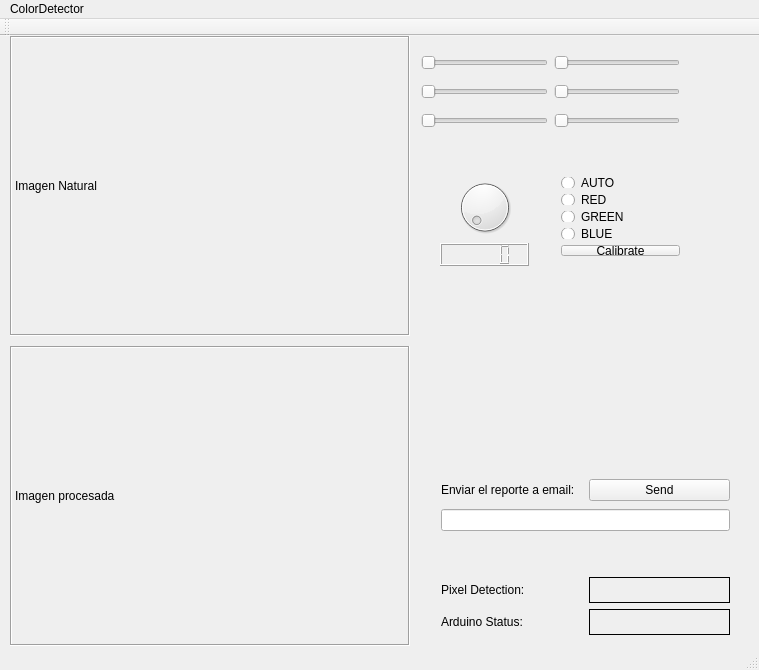
<?xml version="1.0" encoding="UTF-8"?>
<ui version="4.0">
 <class>MainWindow</class>
 <widget class="QMainWindow" name="MainWindow">
  <property name="geometry">
   <rect>
    <x>0</x>
    <y>0</y>
    <width>759</width>
    <height>670</height>
   </rect>
  </property>
  <property name="windowTitle">
   <string>MainWindow</string>
  </property>
  <widget class="QWidget" name="centralWidget">
   <widget class="QLabel" name="label">
    <property name="geometry">
     <rect>
      <x>10</x>
      <y>0</y>
      <width>400</width>
      <height>300</height>
     </rect>
    </property>
    <property name="frameShape">
     <enum>QFrame::Box</enum>
    </property>
    <property name="frameShadow">
     <enum>QFrame::Sunken</enum>
    </property>
    <property name="text">
     <string>Imagen Natural</string>
    </property>
   </widget>
   <widget class="QLabel" name="label_2">
    <property name="geometry">
     <rect>
      <x>10</x>
      <y>310</y>
      <width>400</width>
      <height>300</height>
     </rect>
    </property>
    <property name="frameShape">
     <enum>QFrame::Box</enum>
    </property>
    <property name="frameShadow">
     <enum>QFrame::Sunken</enum>
    </property>
    <property name="text">
     <string>Imagen procesada</string>
    </property>
   </widget>
   <widget class="QWidget" name="horizontalLayoutWidget">
    <property name="geometry">
     <rect>
      <x>410</x>
      <y>0</y>
      <width>281</width>
      <height>111</height>
     </rect>
    </property>
    <layout class="QHBoxLayout" name="horizontalLayout_2">
     <item>
      <layout class="QVBoxLayout" name="verticalLayout_3">
       <item>
        <widget class="QSlider" name="Amin">
         <property name="maximum">
          <number>255</number>
         </property>
         <property name="orientation">
          <enum>Qt::Horizontal</enum>
         </property>
        </widget>
       </item>
       <item>
        <widget class="QSlider" name="Bmin">
         <property name="maximum">
          <number>255</number>
         </property>
         <property name="orientation">
          <enum>Qt::Horizontal</enum>
         </property>
        </widget>
       </item>
       <item>
        <widget class="QSlider" name="Cmin">
         <property name="maximum">
          <number>255</number>
         </property>
         <property name="orientation">
          <enum>Qt::Horizontal</enum>
         </property>
        </widget>
       </item>
      </layout>
     </item>
     <item>
      <layout class="QVBoxLayout" name="verticalLayout_4">
       <item>
        <widget class="QSlider" name="Amax">
         <property name="maximum">
          <number>255</number>
         </property>
         <property name="orientation">
          <enum>Qt::Horizontal</enum>
         </property>
        </widget>
       </item>
       <item>
        <widget class="QSlider" name="Bmax">
         <property name="maximum">
          <number>255</number>
         </property>
         <property name="orientation">
          <enum>Qt::Horizontal</enum>
         </property>
        </widget>
       </item>
       <item>
        <widget class="QSlider" name="Cmax">
         <property name="maximum">
          <number>255</number>
         </property>
         <property name="orientation">
          <enum>Qt::Horizontal</enum>
         </property>
        </widget>
       </item>
      </layout>
     </item>
    </layout>
   </widget>
   <widget class="QWidget" name="verticalLayoutWidget_3">
    <property name="geometry">
     <rect>
      <x>550</x>
      <y>130</y>
      <width>141</width>
      <height>101</height>
     </rect>
    </property>
    <layout class="QVBoxLayout" name="verticalLayout">
     <item>
      <widget class="QRadioButton" name="radioButton">
       <property name="text">
        <string>AUTO</string>
       </property>
      </widget>
     </item>
     <item>
      <widget class="QRadioButton" name="radioButton_2">
       <property name="text">
        <string>RED</string>
       </property>
      </widget>
     </item>
     <item>
      <widget class="QRadioButton" name="radioButton_3">
       <property name="text">
        <string>GREEN</string>
       </property>
      </widget>
     </item>
     <item>
      <widget class="QRadioButton" name="radioButton_4">
       <property name="text">
        <string>BLUE</string>
       </property>
      </widget>
     </item>
     <item>
      <widget class="QPushButton" name="pushButton">
       <property name="text">
        <string>Calibrate</string>
       </property>
       <property name="checkable">
        <bool>true</bool>
       </property>
      </widget>
     </item>
    </layout>
   </widget>
   <widget class="QWidget" name="verticalLayoutWidget_4">
    <property name="geometry">
     <rect>
      <x>429</x>
      <y>130</y>
      <width>111</width>
      <height>111</height>
     </rect>
    </property>
    <layout class="QVBoxLayout" name="verticalLayout_2">
     <item>
      <widget class="QDial" name="dial">
       <property name="maximum">
        <number>10</number>
       </property>
      </widget>
     </item>
     <item>
      <widget class="QLCDNumber" name="lcdNumber"/>
     </item>
    </layout>
   </widget>
   <widget class="QWidget" name="verticalLayoutWidget_5">
    <property name="geometry">
     <rect>
      <x>430</x>
      <y>430</y>
      <width>311</width>
      <height>80</height>
     </rect>
    </property>
    <layout class="QVBoxLayout" name="verticalLayout_5">
     <item>
      <layout class="QHBoxLayout" name="horizontalLayout_3">
       <item>
        <widget class="QLabel" name="label_7">
         <property name="text">
          <string>Enviar el reporte a email:</string>
         </property>
        </widget>
       </item>
       <item>
        <widget class="QPushButton" name="pushButton_2">
         <property name="text">
          <string>Send</string>
         </property>
        </widget>
       </item>
      </layout>
     </item>
     <item>
      <widget class="QLineEdit" name="lineEdit"/>
     </item>
    </layout>
   </widget>
   <widget class="QWidget" name="verticalLayoutWidget_6">
    <property name="geometry">
     <rect>
      <x>430</x>
      <y>530</y>
      <width>311</width>
      <height>80</height>
     </rect>
    </property>
    <layout class="QVBoxLayout" name="verticalLayout_6">
     <item>
      <layout class="QHBoxLayout" name="horizontalLayout_4">
       <item>
        <widget class="QLabel" name="label_4">
         <property name="text">
          <string>Pixel Detection:</string>
         </property>
        </widget>
       </item>
       <item>
        <widget class="QLabel" name="label_3">
         <property name="frameShape">
          <enum>QFrame::Box</enum>
         </property>
         <property name="text">
          <string/>
         </property>
        </widget>
       </item>
      </layout>
     </item>
     <item>
      <layout class="QHBoxLayout" name="horizontalLayout_5">
       <item>
        <widget class="QLabel" name="label_5">
         <property name="text">
          <string>Arduino Status:</string>
         </property>
        </widget>
       </item>
       <item>
        <widget class="QLabel" name="label_6">
         <property name="frameShape">
          <enum>QFrame::Box</enum>
         </property>
         <property name="text">
          <string/>
         </property>
        </widget>
       </item>
      </layout>
     </item>
    </layout>
   </widget>
  </widget>
  <widget class="QMenuBar" name="menuBar">
   <property name="geometry">
    <rect>
     <x>0</x>
     <y>0</y>
     <width>759</width>
     <height>17</height>
    </rect>
   </property>
   <widget class="QMenu" name="menuColorDetector">
    <property name="title">
     <string>ColorDetector</string>
    </property>
   </widget>
   <addaction name="menuColorDetector"/>
  </widget>
  <widget class="QToolBar" name="mainToolBar">
   <attribute name="toolBarArea">
    <enum>TopToolBarArea</enum>
   </attribute>
   <attribute name="toolBarBreak">
    <bool>false</bool>
   </attribute>
  </widget>
  <widget class="QStatusBar" name="statusBar"/>
 </widget>
 <layoutdefault spacing="6" margin="11"/>
 <resources/>
 <connections/>
</ui>
